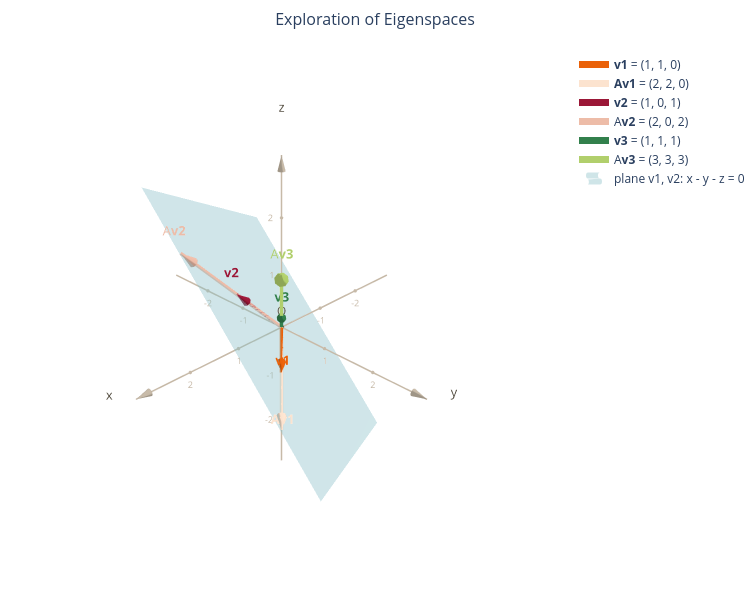

Source (notebook cell):
### Code cell
v1 = Aeigvecs[0][2][0]  # eigenvector associated with eigenvalue 2
#pprint(v1)
v2 = Aeigvecs[0][2][1]  # eigenvector associated with eigenvalue 2
v3 = Aeigvecs[1][2][0]  # eigenvector associated with eigenvalue 3

fig = new_figure("Exploration of Eigenspaces")
draw_axes(fig)
draw_vector(fig, v1, "orange", "<b>v1</b>")
draw_vector(fig, A@v1, "light orange", "<b>Av1</b>")
draw_vector(fig, v2, "red", "<b>v2</b>")
draw_vector(fig, A@v2, "light red", "A<b>v2</b>")
draw_vector(fig, v3, "green", "<b>v3</b>")
draw_vector(fig, A@v3, "light green", "A<b>v3</b>")
draw_plane(fig, [v1,v2], name="plane v1, v2")

fig

### Figure 1 — Plotly figure (JSON) as saved in the notebook; plotly's stock layout.template omitted (floating-point values rounded to 4 significant figures)
{"data": [{"hoverinfo": "skip", "marker": {"color": "#565044", "size": 3}, "mode": "markers+text", "showlegend": false, "text": ["O"], "textfont": {"color": "#565044"}, "textposition": "top center", "type": "scatter3d", "x": [0], "y": [0], "z": [0]}, {"hoverinfo": "skip", "line": {"color": "#c7baa8", "width": 3}, "mode": "lines", "showlegend": false, "type": "scatter3d", "x": [-3, 3], "y": [0, 0], "z": [0, 0]}, {"anchor": "tip", "colorscale": [[0, "#c7baa8"], [1, "#c7baa8"]], "hoverinfo": "skip", "showlegend": false, "showscale": false, "sizemode": "absolute", "sizeref": 0.25, "type": "cone", "u": [3], "v": [0], "w": [0], "x": [3], "y": [0], "z": [0]}, {"hoverinfo": "skip", "marker": {"color": "#c7baa8", "size": 2}, "mode": "markers+text", "showlegend": false, "text": ["-2", "-1", "1", "2"], "textfont": {"color": "#c7baa8", "size": 9}, "textposition": "bottom center", "type": "scatter3d", "x": [-2.0, -1.0, 1.0, 2.0], "y": [-0.0, -0.0, 0.0, 0.0], "z": [-0.0, -0.0, 0.0, 0.0]}, {"hoverinfo": "skip", "mode": "text", "showlegend": false, "text": ["x"], "textfont": {"color": "#565044", "size": 13}, "type": "scatter3d", "x": [3.45], "y": [0], "z": [0]}, {"hoverinfo": "skip", "line": {"color": "#c7baa8", "width": 3}, "mode": "lines", "showlegend": false, "type": "scatter3d", "x": [0, 0], "y": [-3, 3], "z": [0, 0]}, {"anchor": "tip", "colorscale": [[0, "#c7baa8"], [1, "#c7baa8"]], "hoverinfo": "skip", "showlegend": false, "showscale": false, "sizemode": "absolute", "sizeref": 0.25, "type": "cone", "u": [0], "v": [3], "w": [0], "x": [0], "y": [3], "z": [0]}, {"hoverinfo": "skip", "marker": {"color": "#c7baa8", "size": 2}, "mode": "markers+text", "showlegend": false, "text": ["-2", "-1", "1", "2"], "textfont": {"color": "#c7baa8", "size": 9}, "textposition": "bottom center", "type": "scatter3d", "x": [-0.0, -0.0, 0.0, 0.0], "y": [-2.0, -1.0, 1.0, 2.0], "z": [-0.0, -0.0, 0.0, 0.0]}, {"hoverinfo": "skip", "mode": "text", "showlegend": false, "text": ["y"], "textfont": {"color": "#565044", "size": 13}, "type": "scatter3d", "x": [0], "y": [3.45], "z": [0]}, {"hoverinfo": "skip", "line": {"color": "#c7baa8", "width": 3}, "mode": "lines", "showlegend": false, "type": "scatter3d", "x": [0, 0], "y": [0, 0], "z": [-3, 3]}, {"anchor": "tip", "colorscale": [[0, "#c7baa8"], [1, "#c7baa8"]], "hoverinfo": "skip", "showlegend": false, "showscale": false, "sizemode": "absolute", "sizeref": 0.25, "type": "cone", "u": [0], "v": [0], "w": [3], "x": [0], "y": [0], "z": [3]}, {"hoverinfo": "skip", "marker": {"color": "#c7baa8", "size": 2}, "mode": "markers+text", "showlegend": false, "text": ["-2", "-1", "1", "2"], "textfont": {"color": "#c7baa8", "size": 9}, "textposition": "middle left", "type": "scatter3d", "x": [-0.0, -0.0, 0.0, 0.0], "y": [-0.0, -0.0, 0.0, 0.0], "z": [-2.0, -1.0, 1.0, 2.0]}, {"hoverinfo": "skip", "mode": "text", "showlegend": false, "text": ["z"], "textfont": {"color": "#565044", "size": 13}, "type": "scatter3d", "x": [0], "y": [0], "z": [3.45]}, {"line": {"color": "#ea6109", "width": 7}, "mode": "lines", "name": "<b>v1</b> = (1, 1, 0)", "showlegend": true, "type": "scatter3d", "x": [0, 1], "y": [0, 1], "z": [0, 0]}, {"anchor": "tip", "colorscale": [[0, "#ea6109"], [1, "#ea6109"]], "showlegend": false, "showscale": false, "sizemode": "absolute", "sizeref": 0.3, "type": "cone", "u": [1], "v": [1], "w": [0], "x": [1], "y": [1], "z": [0]}, {"hoverinfo": "skip", "mode": "text", "showlegend": false, "text": ["<b>v1</b>"], "textfont": {"color": "#ea6109", "size": 13}, "type": "scatter3d", "x": [1.106], "y": [1.106], "z": [0]}, {"line": {"color": "#fce3cf", "width": 7}, "mode": "lines", "name": "<b>Av1</b> = (2, 2, 0)", "showlegend": true, "type": "scatter3d", "x": [0, 2], "y": [0, 2], "z": [0, 0]}, {"anchor": "tip", "colorscale": [[0, "#fce3cf"], [1, "#fce3cf"]], "showlegend": false, "showscale": false, "sizemode": "absolute", "sizeref": 0.3, "type": "cone", "u": [2], "v": [2], "w": [0], "x": [2], "y": [2], "z": [0]}, {"hoverinfo": "skip", "mode": "text", "showlegend": false, "text": ["<b>Av1</b>"], "textfont": {"color": "#fce3cf", "size": 13}, "type": "scatter3d", "x": [2.106], "y": [2.106], "z": [0]}, {"line": {"color": "#9b1737", "width": 7}, "mode": "lines", "name": "<b>v2</b> = (1, 0, 1)", "showlegend": true, "type": "scatter3d", "x": [0, 1], "y": [0, 0], "z": [0, 1]}, {"anchor": "tip", "colorscale": [[0, "#9b1737"], [1, "#9b1737"]], "showlegend": false, "showscale": false, "sizemode": "absolute", "sizeref": 0.3, "type": "cone", "u": [1], "v": [0], "w": [1], "x": [1], "y": [0], "z": [1]}, {"hoverinfo": "skip", "mode": "text", "showlegend": false, "text": ["<b>v2</b>"], "textfont": {"color": "#9b1737", "size": 13}, "type": "scatter3d", "x": [1.106], "y": [0], "z": [1.106]}, {"line": {"color": "#edbca8", "width": 7}, "mode": "lines", "name": "A<b>v2</b> = (2, 0, 2)", "showlegend": true, "type": "scatter3d", "x": [0, 2], "y": [0, 0], "z": [0, 2]}, {"anchor": "tip", "colorscale": [[0, "#edbca8"], [1, "#edbca8"]], "showlegend": false, "showscale": false, "sizemode": "absolute", "sizeref": 0.3, "type": "cone", "u": [2], "v": [0], "w": [2], "x": [2], "y": [0], "z": [2]}, {"hoverinfo": "skip", "mode": "text", "showlegend": false, "text": ["A<b>v2</b>"], "textfont": {"color": "#edbca8", "size": 13}, "type": "scatter3d", "x": [2.106], "y": [0], "z": [2.106]}, {"line": {"color": "#32804c", "width": 7}, "mode": "lines", "name": "<b>v3</b> = (1, 1, 1)", "showlegend": true, "type": "scatter3d", "x": [0, 1], "y": [0, 1], "z": [0, 1]}, {"anchor": "tip", "colorscale": [[0, "#32804c"], [1, "#32804c"]], "showlegend": false, "showscale": false, "sizemode": "absolute", "sizeref": 0.3, "type": "cone", "u": [1], "v": [1], "w": [1], "x": [1], "y": [1], "z": [1]}, {"hoverinfo": "skip", "mode": "text", "showlegend": false, "text": ["<b>v3</b>"], "textfont": {"color": "#32804c", "size": 13}, "type": "scatter3d", "x": [1.087], "y": [1.087], "z": [1.087]}, {"line": {"color": "#b1cf6c", "width": 7}, "mode": "lines", "name": "A<b>v3</b> = (3, 3, 3)", "showlegend": true, "type": "scatter3d", "x": [0, 3], "y": [0, 3], "z": [0, 3]}, {"anchor": "tip", "colorscale": [[0, "#b1cf6c"], [1, "#b1cf6c"]], "showlegend": false, "showscale": false, "sizemode": "absolute", "sizeref": 0.3, "type": "cone", "u": [3], "v": [3], "w": [3], "x": [3], "y": [3], "z": [3]}, {"hoverinfo": "skip", "mode": "text", "showlegend": false, "text": ["A<b>v3</b>"], "textfont": {"color": "#b1cf6c", "size": 13}, "type": "scatter3d", "x": [3.087], "y": [3.087], "z": [3.087]}, {"colorscale": [[0, "#89bfc7"], [1, "#89bfc7"]], "name": "plane v1, v2: x - y - z = 0", "opacity": 0.4, "showlegend": true, "showscale": false, "type": "surface", "x": [[2.041, 2.041], [-2.041, -2.041]], "y": [[2.788, -0.7471], [0.7471, -2.788]], "z": [[-0.7471, 2.788], [-2.788, 0.7471]]}], "layout": {"height": 600, "margin": {"b": 0, "l": 0, "r": 0, "t": 50}, "scene": {"aspectmode": "data", "camera": {"eye": {"x": 1, "y": 1, "z": 0.8}}, "xaxis": {"visible": false}, "yaxis": {"visible": false}, "zaxis": {"visible": false}}, "title": {"font": {"size": 16}, "text": "Exploration of Eigenspaces", "x": 0.5}, "width": 750}}
